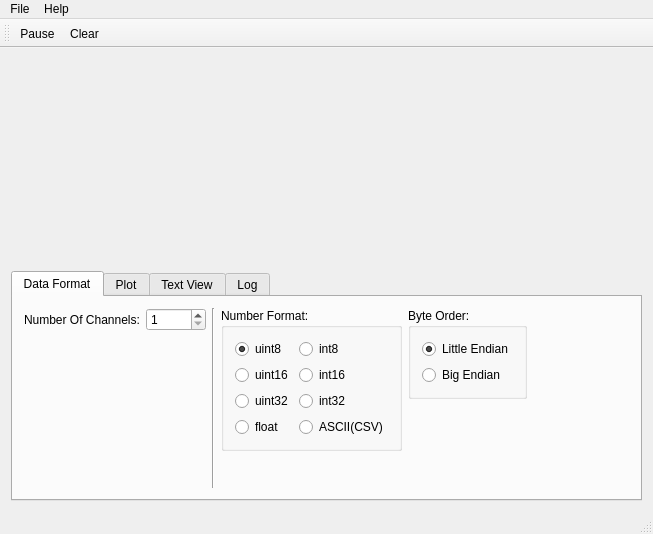
<?xml version="1.0" encoding="UTF-8"?>
<ui version="4.0">
 <class>MainWindow</class>
 <widget class="QMainWindow" name="MainWindow">
  <property name="geometry">
   <rect>
    <x>0</x>
    <y>0</y>
    <width>653</width>
    <height>534</height>
   </rect>
  </property>
  <property name="windowTitle">
   <string>SerialPlot</string>
  </property>
  <widget class="QWidget" name="centralWidget">
   <layout class="QVBoxLayout" name="verticalLayout_2">
    <item>
     <widget class="QwtPlot" name="plot">
      <property name="sizePolicy">
       <sizepolicy hsizetype="Preferred" vsizetype="Expanding">
        <horstretch>0</horstretch>
        <verstretch>0</verstretch>
       </sizepolicy>
      </property>
     </widget>
    </item>
    <item>
     <widget class="QTabWidget" name="tabWidget">
      <property name="sizePolicy">
       <sizepolicy hsizetype="Expanding" vsizetype="Minimum">
        <horstretch>0</horstretch>
        <verstretch>0</verstretch>
       </sizepolicy>
      </property>
      <property name="minimumSize">
       <size>
        <width>0</width>
        <height>0</height>
       </size>
      </property>
      <property name="maximumSize">
       <size>
        <width>16777215</width>
        <height>16777215</height>
       </size>
      </property>
      <property name="currentIndex">
       <number>0</number>
      </property>
      <property name="movable">
       <bool>false</bool>
      </property>
      <widget class="QWidget" name="tabDataFormat">
       <attribute name="title">
        <string>Data Format</string>
       </attribute>
       <layout class="QHBoxLayout" name="horizontalLayout_5">
        <item>
         <layout class="QFormLayout" name="formLayout_3">
          <item row="0" column="0">
           <widget class="QLabel" name="label_4">
            <property name="text">
             <string>Number Of Channels:</string>
            </property>
           </widget>
          </item>
          <item row="0" column="1">
           <widget class="QSpinBox" name="spNumOfChannels">
            <property name="minimumSize">
             <size>
              <width>60</width>
              <height>0</height>
             </size>
            </property>
            <property name="keyboardTracking">
             <bool>false</bool>
            </property>
            <property name="minimum">
             <number>1</number>
            </property>
            <property name="maximum">
             <number>32</number>
            </property>
           </widget>
          </item>
         </layout>
        </item>
        <item>
         <widget class="Line" name="line_2">
          <property name="orientation">
           <enum>Qt::Vertical</enum>
          </property>
         </widget>
        </item>
        <item>
         <layout class="QVBoxLayout" name="verticalLayout_5">
          <property name="leftMargin">
           <number>0</number>
          </property>
          <item>
           <widget class="QGroupBox" name="groupBox">
            <property name="title">
             <string>Number Format:</string>
            </property>
            <layout class="QGridLayout" name="gridLayout_2">
             <item row="2" column="0">
              <widget class="QRadioButton" name="rbUint32">
               <property name="text">
                <string>uint32</string>
               </property>
              </widget>
             </item>
             <item row="0" column="1">
              <widget class="QRadioButton" name="rbInt8">
               <property name="text">
                <string>int8</string>
               </property>
              </widget>
             </item>
             <item row="0" column="0">
              <widget class="QRadioButton" name="rbUint8">
               <property name="text">
                <string>uint8</string>
               </property>
               <property name="checked">
                <bool>true</bool>
               </property>
              </widget>
             </item>
             <item row="3" column="1">
              <widget class="QRadioButton" name="rbASCII">
               <property name="toolTip">
                <string>Comma Separated Values</string>
               </property>
               <property name="text">
                <string>ASCII(CSV)</string>
               </property>
              </widget>
             </item>
             <item row="1" column="1">
              <widget class="QRadioButton" name="rbInt16">
               <property name="text">
                <string>int16</string>
               </property>
              </widget>
             </item>
             <item row="2" column="1">
              <widget class="QRadioButton" name="rbInt32">
               <property name="text">
                <string>int32</string>
               </property>
              </widget>
             </item>
             <item row="3" column="0">
              <widget class="QRadioButton" name="rbFloat">
               <property name="text">
                <string>float</string>
               </property>
              </widget>
             </item>
             <item row="1" column="0">
              <widget class="QRadioButton" name="rbUint16">
               <property name="text">
                <string>uint16</string>
               </property>
              </widget>
             </item>
            </layout>
           </widget>
          </item>
          <item>
           <spacer name="verticalSpacer_2">
            <property name="orientation">
             <enum>Qt::Vertical</enum>
            </property>
            <property name="sizeHint" stdset="0">
             <size>
              <width>20</width>
              <height>1</height>
             </size>
            </property>
           </spacer>
          </item>
         </layout>
        </item>
        <item>
         <layout class="QVBoxLayout" name="verticalLayout_4">
          <property name="leftMargin">
           <number>0</number>
          </property>
          <item>
           <widget class="QGroupBox" name="groupBox_2">
            <property name="sizePolicy">
             <sizepolicy hsizetype="Preferred" vsizetype="Preferred">
              <horstretch>0</horstretch>
              <verstretch>0</verstretch>
             </sizepolicy>
            </property>
            <property name="title">
             <string>Byte Order:</string>
            </property>
            <layout class="QVBoxLayout" name="verticalLayout">
             <item>
              <widget class="QRadioButton" name="rbLittleE">
               <property name="text">
                <string>Little Endian</string>
               </property>
               <property name="checked">
                <bool>true</bool>
               </property>
              </widget>
             </item>
             <item>
              <widget class="QRadioButton" name="rbBigE">
               <property name="text">
                <string>Big Endian</string>
               </property>
              </widget>
             </item>
            </layout>
           </widget>
          </item>
          <item>
           <spacer name="verticalSpacer">
            <property name="orientation">
             <enum>Qt::Vertical</enum>
            </property>
            <property name="sizeHint" stdset="0">
             <size>
              <width>20</width>
              <height>1</height>
             </size>
            </property>
           </spacer>
          </item>
         </layout>
        </item>
        <item>
         <spacer name="horizontalSpacer_3">
          <property name="orientation">
           <enum>Qt::Horizontal</enum>
          </property>
          <property name="sizeType">
           <enum>QSizePolicy::MinimumExpanding</enum>
          </property>
          <property name="sizeHint" stdset="0">
           <size>
            <width>1</width>
            <height>20</height>
           </size>
          </property>
         </spacer>
        </item>
       </layout>
      </widget>
      <widget class="QWidget" name="tabPlot">
       <attribute name="title">
        <string>Plot</string>
       </attribute>
       <layout class="QHBoxLayout" name="horizontalLayout_4">
        <item>
         <spacer name="horizontalSpacer_2">
          <property name="orientation">
           <enum>Qt::Horizontal</enum>
          </property>
          <property name="sizeHint" stdset="0">
           <size>
            <width>370</width>
            <height>20</height>
           </size>
          </property>
         </spacer>
        </item>
        <item>
         <widget class="Line" name="line">
          <property name="orientation">
           <enum>Qt::Vertical</enum>
          </property>
         </widget>
        </item>
        <item>
         <layout class="QFormLayout" name="formLayout_2">
          <property name="fieldGrowthPolicy">
           <enum>QFormLayout::AllNonFixedFieldsGrow</enum>
          </property>
          <item row="3" column="1">
           <widget class="QDoubleSpinBox" name="spYmin">
            <property name="enabled">
             <bool>false</bool>
            </property>
            <property name="maximumSize">
             <size>
              <width>75</width>
              <height>16777215</height>
             </size>
            </property>
            <property name="value">
             <double>0.000000000000000</double>
            </property>
           </widget>
          </item>
          <item row="0" column="1">
           <widget class="QSpinBox" name="spNumOfSamples">
            <property name="keyboardTracking">
             <bool>false</bool>
            </property>
            <property name="minimum">
             <number>2</number>
            </property>
            <property name="maximum">
             <number>10000</number>
            </property>
            <property name="value">
             <number>1000</number>
            </property>
           </widget>
          </item>
          <item row="0" column="0">
           <widget class="QLabel" name="label_3">
            <property name="text">
             <string>Number Of Samples:</string>
            </property>
           </widget>
          </item>
          <item row="1" column="0">
           <widget class="QCheckBox" name="cbAutoScale">
            <property name="text">
             <string>Auto Scale Y Axis</string>
            </property>
            <property name="checked">
             <bool>true</bool>
            </property>
           </widget>
          </item>
          <item row="3" column="0">
           <widget class="QLabel" name="lYmin">
            <property name="enabled">
             <bool>false</bool>
            </property>
            <property name="text">
             <string>Ymin</string>
            </property>
           </widget>
          </item>
          <item row="2" column="0">
           <widget class="QLabel" name="lYmax">
            <property name="enabled">
             <bool>false</bool>
            </property>
            <property name="text">
             <string>Ymax</string>
            </property>
           </widget>
          </item>
          <item row="2" column="1">
           <widget class="QDoubleSpinBox" name="spYmax">
            <property name="enabled">
             <bool>false</bool>
            </property>
            <property name="maximumSize">
             <size>
              <width>75</width>
              <height>16777215</height>
             </size>
            </property>
            <property name="maximum">
             <double>1000.000000000000000</double>
            </property>
            <property name="value">
             <double>1000.000000000000000</double>
            </property>
           </widget>
          </item>
         </layout>
        </item>
       </layout>
      </widget>
      <widget class="QWidget" name="tabTextView">
       <attribute name="title">
        <string>Text View</string>
       </attribute>
       <layout class="QHBoxLayout" name="horizontalLayout_2">
        <property name="leftMargin">
         <number>4</number>
        </property>
        <property name="topMargin">
         <number>4</number>
        </property>
        <property name="rightMargin">
         <number>4</number>
        </property>
        <property name="bottomMargin">
         <number>4</number>
        </property>
        <item>
         <layout class="QVBoxLayout" name="verticalLayout_3">
          <item>
           <widget class="QCheckBox" name="cbEnableTextView">
            <property name="text">
             <string>Enable</string>
            </property>
           </widget>
          </item>
          <item>
           <spacer name="verticalSpacer_3">
            <property name="orientation">
             <enum>Qt::Vertical</enum>
            </property>
            <property name="sizeHint" stdset="0">
             <size>
              <width>20</width>
              <height>40</height>
             </size>
            </property>
           </spacer>
          </item>
         </layout>
        </item>
        <item>
         <widget class="QPlainTextEdit" name="ptTextView">
          <property name="font">
           <font>
            <family>Monospace</family>
           </font>
          </property>
          <property name="readOnly">
           <bool>true</bool>
          </property>
         </widget>
        </item>
       </layout>
      </widget>
      <widget class="QWidget" name="tabLog">
       <attribute name="title">
        <string>Log</string>
       </attribute>
       <attribute name="toolTip">
        <string>Error and Warning Messages</string>
       </attribute>
       <layout class="QHBoxLayout" name="horizontalLayout">
        <property name="leftMargin">
         <number>4</number>
        </property>
        <property name="topMargin">
         <number>4</number>
        </property>
        <property name="rightMargin">
         <number>4</number>
        </property>
        <property name="bottomMargin">
         <number>4</number>
        </property>
        <item>
         <widget class="QPlainTextEdit" name="ptLog">
          <property name="readOnly">
           <bool>true</bool>
          </property>
         </widget>
        </item>
       </layout>
      </widget>
     </widget>
    </item>
   </layout>
  </widget>
  <widget class="QMenuBar" name="menuBar">
   <property name="geometry">
    <rect>
     <x>0</x>
     <y>0</y>
     <width>653</width>
     <height>23</height>
    </rect>
   </property>
   <widget class="QMenu" name="menuHelp">
    <property name="title">
     <string>Help</string>
    </property>
    <addaction name="actionDemoMode"/>
    <addaction name="actionHelpAbout"/>
   </widget>
   <widget class="QMenu" name="menuFile">
    <property name="title">
     <string>File</string>
    </property>
    <addaction name="actionExportCsv"/>
   </widget>
   <addaction name="menuFile"/>
   <addaction name="menuHelp"/>
  </widget>
  <widget class="QToolBar" name="mainToolBar">
   <attribute name="toolBarArea">
    <enum>TopToolBarArea</enum>
   </attribute>
   <attribute name="toolBarBreak">
    <bool>false</bool>
   </attribute>
   <addaction name="actionPause"/>
   <addaction name="actionClear"/>
  </widget>
  <widget class="QStatusBar" name="statusBar"/>
  <action name="actionPause">
   <property name="checkable">
    <bool>true</bool>
   </property>
   <property name="checked">
    <bool>false</bool>
   </property>
   <property name="text">
    <string>Pause</string>
   </property>
   <property name="toolTip">
    <string>Pause Plotting</string>
   </property>
  </action>
  <action name="actionClear">
   <property name="text">
    <string>Clear</string>
   </property>
  </action>
  <action name="actionHelpAbout">
   <property name="text">
    <string>About</string>
   </property>
  </action>
  <action name="actionDemoMode">
   <property name="checkable">
    <bool>true</bool>
   </property>
   <property name="text">
    <string>Demo Mode</string>
   </property>
   <property name="toolTip">
    <string>Toggle Demo Mode</string>
   </property>
  </action>
  <action name="actionExportCsv">
   <property name="text">
    <string>Export CSV</string>
   </property>
   <property name="toolTip">
    <string>Export plot data to CSV</string>
   </property>
  </action>
 </widget>
 <layoutdefault spacing="6" margin="11"/>
 <customwidgets>
  <customwidget>
   <class>QwtPlot</class>
   <extends>QFrame</extends>
   <header>qwt_plot.h</header>
   <container>1</container>
  </customwidget>
 </customwidgets>
 <resources/>
 <connections/>
</ui>
